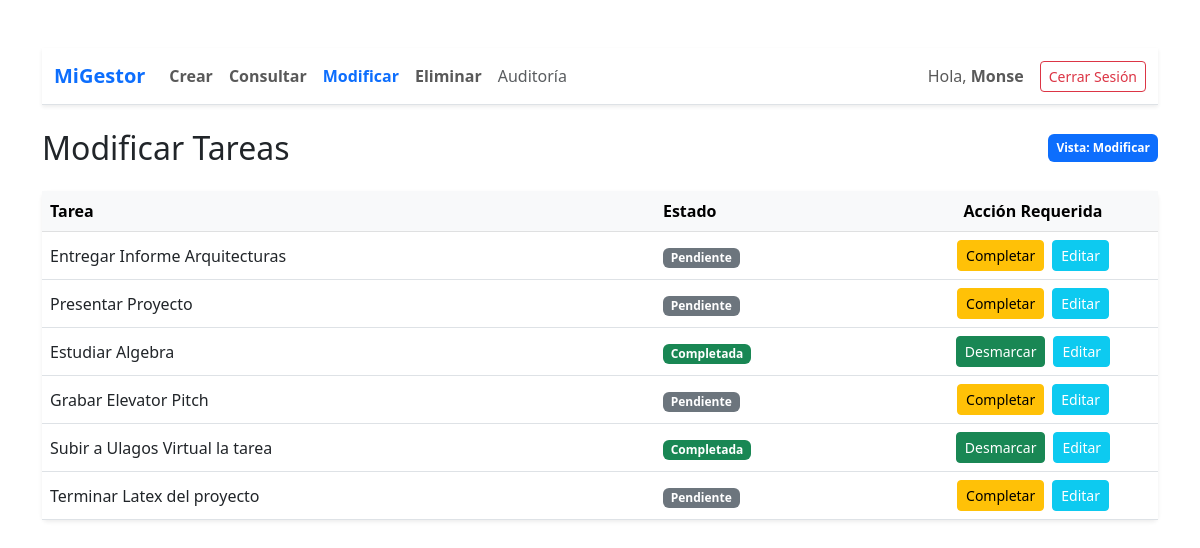
/tareas.php?accion=modificar (signed in), run on the app's committed database.
### tables this page shows
CREATE TABLE usuarios (
            id INTEGER PRIMARY KEY AUTOINCREMENT,
            username TEXT UNIQUE NOT NULL,
            email TEXT UNIQUE NOT NULL,
            password TEXT NOT NULL,
            verificado INTEGER DEFAULT 0,
            token TEXT
        );

CREATE TABLE tareas (
            id INTEGER PRIMARY KEY AUTOINCREMENT,
            nombre TEXT NOT NULL,
            estado TEXT DEFAULT 'pendiente',
            user_id INTEGER,
            FOREIGN KEY (user_id) REFERENCES usuarios(id)
        );

### tareas.php (the view, shortened to what this page needs)
<?php
$accion_actual = isset($_GET['accion']) ? $_GET['accion'] : 'consultar';
?>
<!DOCTYPE html>
<html lang="es">
<head>
    <link href="https://cdn.jsdelivr.net/npm/bootstrap@5.3.0/dist/css/bootstrap.min.css" rel="stylesheet">
</head>
<body class="container mt-5">
    <?php include 'menu.php'; ?>
    <div id="tabla-consultar" class="d-flex align-items-center justify-content-between my-4">
        <h2 class="m-0">
            <?php
                if ($accion_actual === 'modificar') echo "Modificar Tareas";
                elseif ($accion_actual === 'eliminar') echo "Eliminar Tareas";
                elseif ($accion_actual === 'crear') echo "Tareas Registradas";
                else echo "Listado de Tareas (Consultar)";
            ?>
        </h2>
        <span class="badge bg-primary p-2">Vista: <?php echo ucfirst($accion_actual); ?></span>
    </div>
    <table class="table table-hover shadow-sm align-middle bg-white rounded">
        <thead class="table-light">
            <tr>
                <th>Tarea</th>
                <th>Estado</th>
                <?php if ($accion_actual === 'modificar' || $accion_actual === 'eliminar'): ?>
                    <th class="text-center" style="width: 250px;">Acción Requerida</th>
                <?php endif; ?>
            </tr>
        </thead>
        <tbody>
            <?php
            $stmt = $db->prepare("SELECT * FROM tareas WHERE user_id = ? ORDER BY id DESC");
            $stmt->execute([$_SESSION['user_id']]);
            while ($row = $stmt->fetch(PDO::FETCH_ASSOC)) {
                $estado = $row['estado'];
                echo "<tr>
                    <td>" . htmlspecialchars($row['nombre']) . "</td>
                    <td><span class='badge " . ($estado == 'completada' ? 'bg-success' : 'bg-secondary') . "'>" . ucfirst($estado) . "</span></td>";
                if ($accion_actual === 'modificar' || $accion_actual === 'eliminar') {
                    echo "<td class='text-center'>";
                    if ($accion_actual === 'modificar') {
                        $btn_txt = ($estado == 'completada') ? 'Desmarcar' : 'Completar';
                        $color_btn = ($estado == 'completada') ? 'btn-success' : 'btn-warning';
                        echo "<a href='process.php?cambiar_estado={$row['id']}&estado={$estado}' class='btn btn-sm $color_btn me-2'>$btn_txt</a>";
                        echo "<a href='editar.php?id={$row['id']}' class='btn btn-sm btn-info text-white'>Editar</a>";
                    }
                    echo "</td>";
                }
                echo "</tr>";
            }
            ?>
        </tbody>
    </table>
</body>
</html>

### menu.php (shortened to what this page needs)
<?php
$username = "Usuario";
if (isset($_SESSION['user_id'])) {
    $stmt = $db->prepare("SELECT username FROM usuarios WHERE id = ?");
    $stmt->execute([$_SESSION['user_id']]);
    $user = $stmt->fetch(PDO::FETCH_ASSOC);
    if ($user) {
        $username = htmlspecialchars($user['username']);
    }
}
$pagina_actual = basename($_SERVER['PHP_SELF']);
?>
<nav class="navbar navbar-expand-lg navbar-light bg-white border-bottom shadow-sm mb-4">
    <div class="container">
        <a class="navbar-brand fw-bold text-primary" href="index.php">MiGestor</a>
        <div class="collapse navbar-collapse" id="navbarNav">
            <ul class="navbar-nav me-auto">
                <?php if ($pagina_actual === 'index.php' || $pagina_actual === 'logs_view.php'): ?>
                    <li class="nav-item">
                        <a class="btn btn-primary btn-sm my-1 me-2" href="tareas.php?accion=consultar">Gestionar Tareas</a>
                    </li>
                    <li class="nav-item">
                        <a class="nav-link" href="index.php">Inicio</a>
                    </li>
                <?php else: ?>
                    <li class="nav-item">
                        <a class="nav-link fw-semibold <?php echo (isset($_GET['accion']) && $_GET['accion'] === 'crear') ? 'text-primary' : ''; ?>" href="tareas.php?accion=crear">Crear</a>
                    </li>
                    <li class="nav-item">
                        <a class="nav-link fw-semibold <?php echo (isset($_GET['accion']) && $_GET['accion'] === 'consultar') ? 'text-primary' : ''; ?>" href="tareas.php?accion=consultar">Consultar</a>
                    </li>
                    <li class="nav-item">
                        <a class="nav-link fw-semibold <?php echo (isset($_GET['accion']) && $_GET['accion'] === 'modificar') ? 'text-primary' : ''; ?>" href="tareas.php?accion=modificar">Modificar</a>
                    </li>
                    <li class="nav-item">
                        <a class="nav-link fw-semibold <?php echo (isset($_GET['accion']) && $_GET['accion'] === 'eliminar') ? 'text-primary' : ''; ?>" href="tareas.php?accion=eliminar">Eliminar</a>
                    </li>
                <?php endif; ?>
                <li class="nav-item">
                    <a class="nav-link <?php echo ($pagina_actual === 'logs_view.php') ? 'text-primary fw-bold' : 'text-muted'; ?>" href="logs_view.php">Auditoría</a>
                </li>
            </ul>
            <div class="navbar-nav align-items-center">
                <span class="navbar-text me-3 mb-2 mb-lg-0">
                    Hola, <strong><?php echo $username; ?></strong>
                </span>
                <a class="btn btn-outline-danger btn-sm" href="logout.php">Cerrar Sesión</a>
            </div>
        </div>
    </div>
</nav>

### data on the page
usuarios: username "Monse"
tareas: nombre "Entregar Informe Arquitecturas", estado "Pendiente", estado "Completar"
tareas: nombre "Presentar Proyecto", estado "Pendiente", estado "Completar"
tareas: nombre "Estudiar Algebra", estado "Completada", estado "Desmarcar"
tareas: nombre "Grabar Elevator Pitch", estado "Pendiente", estado "Completar"
tareas: nombre "Subir a Ulagos Virtual la tarea", estado "Completada", estado "Desmarcar"
tareas: nombre "Terminar Latex del proyecto", estado "Pendiente", estado "Completar"

### other printed values
$accion_actual "Modificar"
